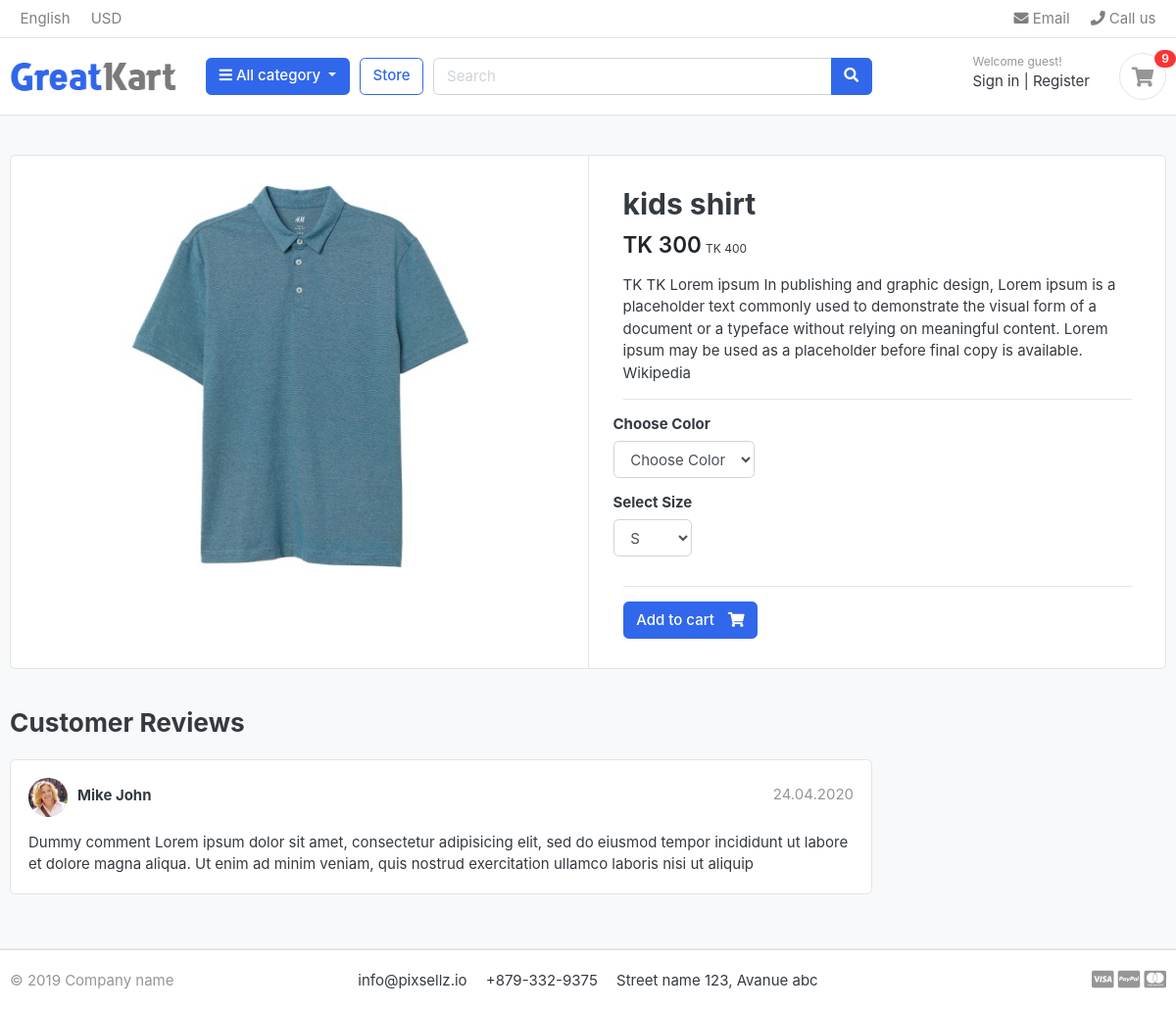
/product-detail/man-t-shirt/kids-shirt/17/ (signed in), run on the app's committed database.
### store/models.py (models this page shows, shortened)
class Product(models.Model):
    name          = models.CharField(max_length=100)
    slug          = models.SlugField(max_length=100)
    selling_price = models.IntegerField()
    regular_price = models.IntegerField()
    desc          = models.TextField()
    is_availabe   = models.BooleanField(default=True)
    in_stock      = models.IntegerField()
    category      = models.ForeignKey(Category, on_delete=models.CASCADE)
    created_date  = models.DateField(auto_now_add=False)
    img           = models.ImageField(upload_to='projImg/')

### store/views.py (the view)
# urls.py: path('product-detail/<slug:category>/<slug:product>/<int:id>/', views.products_detail, name="product_detail"),
def products_detail(request, category, product, id):
    try:
        get_prod = Product.objects.get(
            category__slug=category, slug=product, pk=id)
    except Exception as e:
        raise e
    return render(request, 'product-detail.html', {'get_prod': get_prod})

### store/context_processorse.py (called while the page is built)
def menu_links(request):
    link =Category.objects.all()
    return {'links': link}

def cart_count(request):
    cart_counter = 0
    cart_counteing = Cart.objects.filter(user=request.user)
    for cart in cart_counteing:
        temp_count = cart.quantity
        cart_counter += temp_count
    return {'cart_counter' : cart_counter}

### store/models.py (called while the page is built)
    def get_absolute_url(self):
        return reverse("products_by_category", args=[self.slug])

### store/templates/product-detail.html (shortened to what this page needs)
{% extends 'base.html' %}
{% load static %}
{% block main %}
<section class="section-content padding-y bg">
	<div class="container">
	<div class="card">
		<div class="row no-gutters">
			<aside class="col-md-6">
	<article class="gallery-wrap">
		<div class="img-big-wrap">
		   <a href="#"><img src="{{get_prod.img.url}}"></a>
		</div>
	</article>
			</aside>
			<main class="col-md-6 border-left">
				<form action="{% url 'add_to_cart' get_prod.id %}" method="GET">
	<article class="content-body">
	<h2 class="title">{{get_prod.name}}</h2>
	<div class="mb-3">
		<var class="price h4">TK {{get_prod.selling_price}}</var>
		<small>TK {{get_prod.regular_price}}</small>
	</div>
	<p>TK {{get_prod.desc}}</p>
	<hr>
		<div class="row">
			<div class="item-option-select">
				<h6>Choose Color</h6>
				<select name="color" class="form-control" required>
					<option value=""  selected disabled >Choose Color</option>
				</select>
			</div>
		</div>
		<div class="row">
			<div class="item-option-select">
				<h6>Select Size</h6>
				<select name="size" id="" class="form-control">
					<option value="S">S</option>
				</select>
			</div>
		</div>
		<hr>
		{% if get_prod.in_stock <= 0 %}
		<h5 class="text-danger"> out of stock</h5>
		{% else %}
		<button class="btn  btn-primary"> <span class="text">Add to cart</span> <i class="fas fa-shopping-cart"></i>  </button>
		{% endif %}
	</article>
	</form>
			</main>
		</div>
	</div>
	<br>
	<div class="row">
				<div class="col-md-9">
		<header class="section-heading">
			<h3>Customer Reviews </h3>
		</header>
		<article class="box mb-3">
			<div class="icontext w-100">
				<img src="./images/avatars/avatar1.jpg" class="img-xs icon rounded-circle">
				<div class="text">
					<span class="date text-muted float-md-right">24.04.2020 </span>
					<h6 class="mb-1">Mike John </h6>
				</div>
			</div>
			<div class="mt-3">
				<p>
					Dummy comment Lorem ipsum dolor sit amet, consectetur adipisicing elit, sed do eiusmod
					tempor incididunt ut labore et dolore magna aliqua. Ut enim ad minim veniam,
					quis nostrud exercitation ullamco laboris nisi ut aliquip
				</p>
			</div>
		</article>
		</div>
	</div>
	</div>
	</section>
{% endblock main %}

### store/static/css/ui.css (style rules this page uses)
html { font-family: "Inter", sans-serif; font-size: 15px; }
.content-body { flex: 1 1 auto; padding: 2rem 2.3rem; }
.img-xs, .img-sm, .img-md, .img-lg { -o-object-fit: cover; object-fit: cover; flex-shrink: 0; flex-grow: 0; }
.img-xs { width: 40px; height: 40px; }
.padding-y { padding-top: 40px; padding-bottom: 40px; }
var { font-style: normal; }
article:after, .form-group:after { display: block; clear: both; content: ""; }
.bg { background-color: #f8f9fa; }
.section-heading { margin-bottom: 20px; margin-top: 15px; }
p:last-child { margin-bottom: 0; }
.btn .text + i { margin-left: 10px; }
.icontext { display: inline-flex; align-items: center; vertical-align: middle; }
.icontext .text { width: 100%; line-height: 1.2; }
.icontext .icon { position: relative; margin-right: 10px; flex-shrink: 0; flex-grow: 0; }
.price { font-weight: 600; color: #212529; }
.box { padding: 18px; background: #fff; border-radius: 0.37rem; border: 1px solid #e4e4e4; }
.box img { max-width: 100%; }
.gallery-wrap .img-big-wrap { margin-bottom: 10px; border-radius: 0.37rem; overflow: hidden; background-color: #fff; }
.gallery-wrap .img-big-wrap a { text-align: center; display: block; }
.gallery-wrap .img-big-wrap img { height: 450px; width: auto; display: inline-block; }
.item-option-select { margin-bottom: 1rem; display: inline-block; margin-right: 15px; }

### data on the page
Product: img (picture), name "kids shirt", selling_price "300", regular_price "400", desc "TK Lorem ipsum In publishing and graphic design, Lorem ipsum is a placeholder text commonly used to demonstrate the visual form of a document or a typeface without relying on meaningful content. Lorem ipsum may be used as a placeholder before final copy is available. Wikipedia"

### other printed values
{{ cart_counter }} "9"
